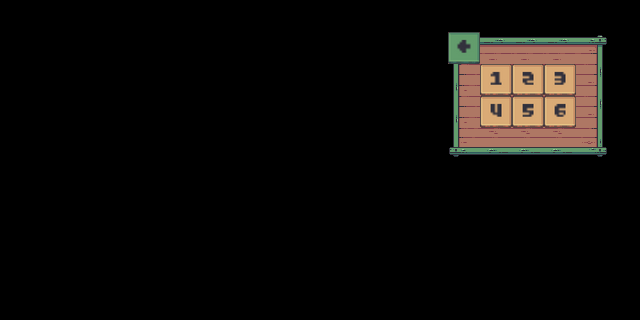

The image is a tile-based game level rendered from a .tmx file. Its description and complete source (layers, tilesets, objects, tile grids) follow:
An orthogonal 20x10 tile map with 32x32 px tiles, 2 tile layers (Green Board, Button), 9 tilesets.

<map version="1.8" tiledversion="1.8.2" orientation="orthogonal" renderorder="right-down" width="20" height="10" tilewidth="32" tileheight="32" infinite="0" nextlayerid="4" nextobjectid="1">
 <tileset firstgid="1" name="Yellow Board" tilewidth="32" tileheight="32" tilecount="16" columns="4">
  <image source="../objects/Menu/Yellow Board/Yellow Board.png" trans="ff00ff" width="128" height="128" />
 </tileset>
 <tileset firstgid="17" name="2 Button" tilewidth="32" tileheight="32" tilecount="1" columns="0">
  <grid orientation="orthogonal" width="1" height="1" />
  <tile id="0">
   <image width="32" height="32" source="../objects/Menu/Button/2.png" />
  </tile>
 </tileset>
 <tileset firstgid="18" name="1 Button" tilewidth="32" tileheight="32" tilecount="1" columns="0">
  <grid orientation="orthogonal" width="1" height="1" />
  <tile id="0">
   <image width="32" height="32" source="../objects/Menu/Button/1.png" />
  </tile>
 </tileset>
 <tileset firstgid="19" name="3 Button" tilewidth="32" tileheight="32" tilecount="1" columns="0">
  <grid orientation="orthogonal" width="1" height="1" />
  <tile id="0">
   <image width="32" height="32" source="../objects/Menu/Button/3.png" />
  </tile>
 </tileset>
 <tileset firstgid="20" name="4 Button" tilewidth="32" tileheight="32" tilecount="1" columns="0">
  <grid orientation="orthogonal" width="1" height="1" />
  <tile id="0">
   <image width="32" height="32" source="../objects/Menu/Button/4.png" />
  </tile>
 </tileset>
 <tileset firstgid="21" name="5 Button" tilewidth="32" tileheight="32" tilecount="1" columns="0">
  <grid orientation="orthogonal" width="1" height="1" />
  <tile id="0">
   <image width="32" height="32" source="../objects/Menu/Button/5.png" />
  </tile>
 </tileset>
 <tileset firstgid="22" name="6 Button" tilewidth="32" tileheight="32" tilecount="1" columns="0">
  <grid orientation="orthogonal" width="1" height="1" />
  <tile id="0">
   <image width="32" height="32" source="../objects/Menu/Button/6.png" />
  </tile>
 </tileset>
 <tileset firstgid="23" name="Green Board" tilewidth="32" tileheight="32" tilecount="16" columns="4">
  <image source="../objects/Menu/Green Board/Green Board.png" trans="ff00ff" width="128" height="128" />
 </tileset>
 <tileset firstgid="39" name="Return button" tilewidth="32" tileheight="32" tilecount="1" columns="0">
  <grid orientation="orthogonal" width="1" height="1" />
  <tile id="0">
   <image width="32" height="32" source="../objects/Menu/Button/Return.png" />
  </tile>
 </tileset>
 <layer id="1" name="Green Board" width="20" height="10">
  <data encoding="csv">
0,0,0,0,0,0,0,0,0,0,0,0,0,0,0,0,0,0,0,0,
0,0,0,0,0,0,0,0,0,0,0,0,0,0,27,24,24,24,25,0,
0,0,0,0,0,0,0,0,0,0,0,0,0,0,26,27,27,27,28,0,
0,0,0,0,0,0,0,0,0,0,0,0,0,0,26,27,27,27,28,0,
0,0,0,0,0,0,0,0,0,0,0,0,0,0,29,30,30,30,31,0,
0,0,0,0,0,0,0,0,0,0,0,0,0,0,0,0,0,0,0,0,
0,0,0,0,0,0,0,0,0,0,0,0,0,0,0,0,0,0,0,0,
0,0,0,0,0,0,0,0,0,0,0,0,0,0,0,0,0,0,0,0,
0,0,0,0,0,0,0,0,0,0,0,0,0,0,0,0,0,0,0,0,
0,0,0,0,0,0,0,0,0,0,0,0,0,0,0,0,0,0,0,0
</data>
 </layer>
 <layer id="2" name="Button" width="20" height="10">
  <data encoding="csv">
0,0,0,0,0,0,0,0,0,0,0,0,0,0,0,0,0,0,0,0,
0,0,0,0,0,0,0,0,0,0,0,0,0,0,39,0,0,0,0,0,
0,0,0,0,0,0,0,0,0,0,0,0,0,0,0,18,17,19,0,0,
0,0,0,0,0,0,0,0,0,0,0,0,0,0,0,20,21,22,0,0,
0,0,0,0,0,0,0,0,0,0,0,0,0,0,0,0,0,0,0,0,
0,0,0,0,0,0,0,0,0,0,0,0,0,0,0,0,0,0,0,0,
0,0,0,0,0,0,0,0,0,0,0,0,0,0,0,0,0,0,0,0,
0,0,0,0,0,0,0,0,0,0,0,0,0,0,0,0,0,0,0,0,
0,0,0,0,0,0,0,0,0,0,0,0,0,0,0,0,0,0,0,0,
0,0,0,0,0,0,0,0,0,0,0,0,0,0,0,0,0,0,0,0
</data>
 </layer>
</map>
